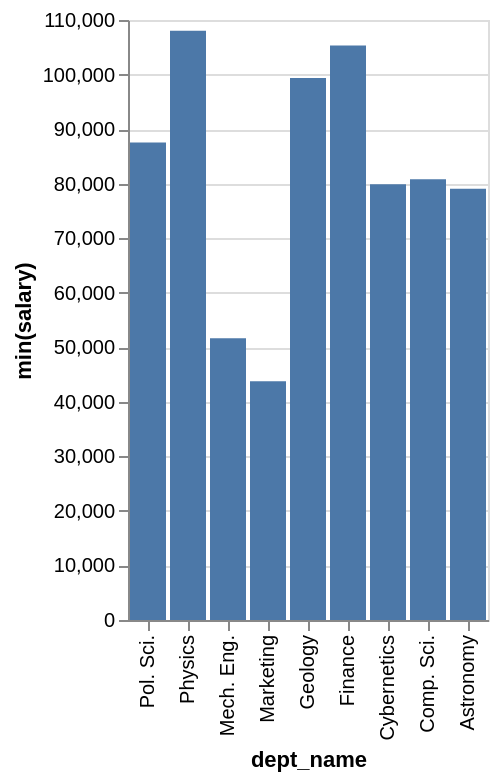

Vega-Lite specification for this chart:
### Vega-Lite specification from a JSON file in a GitHub repository (floating-point values rounded to 4 significant figures)
{"data": {"values": [{"x_data": "Pol. Sci.", "y_data": 87550.0}, {"x_data": "Physics", "y_data": 108000.0}, {"x_data": "Mech. Eng.", "y_data": 51650.0}, {"x_data": "Marketing", "y_data": 43770.0}, {"x_data": "Geology", "y_data": 99380.0}, {"x_data": "Finance", "y_data": 105300.0}, {"x_data": "Cybernetics", "y_data": 79870.0}, {"x_data": "Comp. Sci.", "y_data": 80800.0}, {"x_data": "Astronomy", "y_data": 79070.0}]}, "mark": "bar", "encoding": {"x": {"field": "x_data", "type": "nominal", "title": "dept_name", "sort": "descending"}, "y": {"field": "y_data", "type": "quantitative", "title": "min(salary)"}}}
